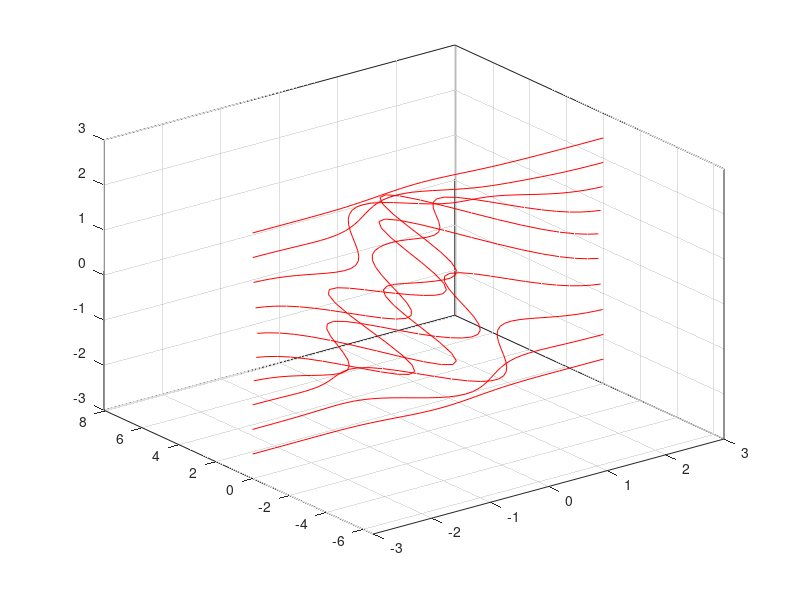

The MATLAB source for this figure:
function result = test_contour_012
result = false;
a = figure;
h = gca;
[Z,x,y] = peaks;
contour3(h,x,y,Z,'r-');
drawnow;
close(a);
result = true;
